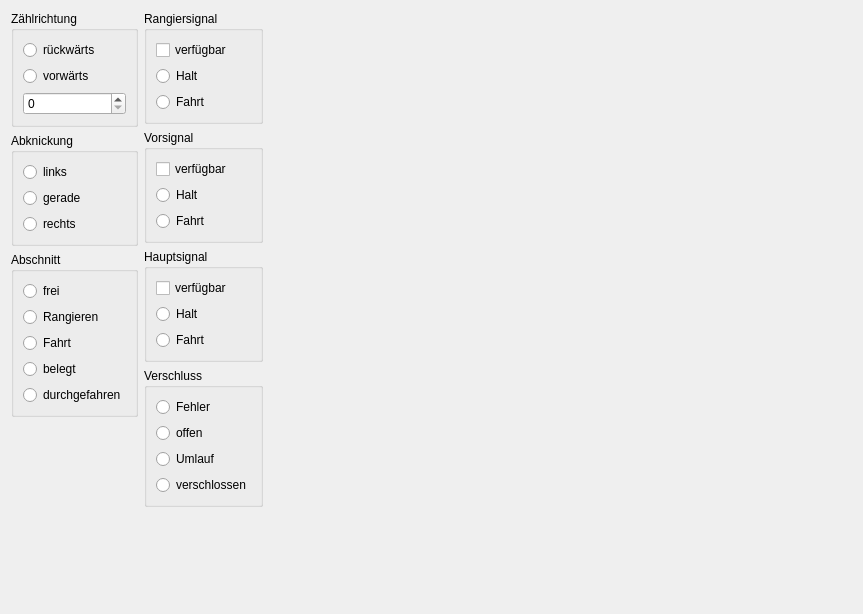
<?xml version="1.0" encoding="UTF-8"?>
<ui version="4.0">
 <class>SignalStudy</class>
 <widget class="QWidget" name="SignalStudy">
  <property name="geometry">
   <rect>
    <x>0</x>
    <y>0</y>
    <width>863</width>
    <height>614</height>
   </rect>
  </property>
  <property name="windowTitle">
   <string>Form</string>
  </property>
  <layout class="QHBoxLayout" name="horizontalLayout">
   <item>
    <layout class="QVBoxLayout" name="verticalLayout_6">
     <item>
      <widget class="QGroupBox" name="groupBox_2">
       <property name="title">
        <string>Zählrichtung</string>
       </property>
       <layout class="QVBoxLayout" name="verticalLayout_3">
        <item>
         <widget class="QRadioButton" name="backwardButton">
          <property name="text">
           <string>rückwärts</string>
          </property>
         </widget>
        </item>
        <item>
         <widget class="QRadioButton" name="forwardButton">
          <property name="text">
           <string>vorwärts</string>
          </property>
         </widget>
        </item>
        <item>
         <widget class="QSpinBox" name="extensionBox">
          <property name="maximum">
           <number>8</number>
          </property>
         </widget>
        </item>
       </layout>
      </widget>
     </item>
     <item>
      <widget class="QGroupBox" name="groupBox">
       <property name="title">
        <string>Abknickung</string>
       </property>
       <layout class="QVBoxLayout" name="verticalLayout_8">
        <item>
         <widget class="QRadioButton" name="leftBendButton">
          <property name="text">
           <string>links</string>
          </property>
         </widget>
        </item>
        <item>
         <widget class="QRadioButton" name="straightButton">
          <property name="text">
           <string>gerade</string>
          </property>
         </widget>
        </item>
        <item>
         <widget class="QRadioButton" name="rightBendButton">
          <property name="text">
           <string>rechts</string>
          </property>
         </widget>
        </item>
       </layout>
      </widget>
     </item>
     <item>
      <widget class="QGroupBox" name="groupBox_4">
       <property name="title">
        <string>Abschnitt</string>
       </property>
       <layout class="QVBoxLayout" name="verticalLayout_4">
        <item>
         <widget class="QRadioButton" name="freeButton">
          <property name="text">
           <string>frei</string>
          </property>
         </widget>
        </item>
        <item>
         <widget class="QRadioButton" name="shuntButton">
          <property name="text">
           <string>Rangieren</string>
          </property>
         </widget>
        </item>
        <item>
         <widget class="QRadioButton" name="tourButton">
          <property name="text">
           <string>Fahrt</string>
          </property>
         </widget>
        </item>
        <item>
         <widget class="QRadioButton" name="occupiedButton">
          <property name="text">
           <string>belegt</string>
          </property>
         </widget>
        </item>
        <item>
         <widget class="QRadioButton" name="passedButton">
          <property name="text">
           <string>durchgefahren</string>
          </property>
         </widget>
        </item>
       </layout>
      </widget>
     </item>
     <item>
      <spacer name="verticalSpacer">
       <property name="orientation">
        <enum>Qt::Vertical</enum>
       </property>
       <property name="sizeHint" stdset="0">
        <size>
         <width>20</width>
         <height>40</height>
        </size>
       </property>
      </spacer>
     </item>
    </layout>
   </item>
   <item>
    <layout class="QVBoxLayout" name="verticalLayout_7">
     <item>
      <widget class="QGroupBox" name="groupBox_1">
       <property name="title">
        <string>Rangiersignal</string>
       </property>
       <layout class="QVBoxLayout" name="verticalLayout">
        <item>
         <widget class="QCheckBox" name="availableButton_1">
          <property name="text">
           <string>verfügbar</string>
          </property>
         </widget>
        </item>
        <item>
         <widget class="QRadioButton" name="stopButton_1">
          <property name="text">
           <string>Halt</string>
          </property>
         </widget>
        </item>
        <item>
         <widget class="QRadioButton" name="goButton_1">
          <property name="text">
           <string>Fahrt</string>
          </property>
         </widget>
        </item>
       </layout>
      </widget>
     </item>
     <item>
      <widget class="QGroupBox" name="groupBox_3">
       <property name="title">
        <string>Vorsignal</string>
       </property>
       <layout class="QVBoxLayout" name="verticalLayout_2">
        <item>
         <widget class="QCheckBox" name="availableButton_2">
          <property name="text">
           <string>verfügbar</string>
          </property>
         </widget>
        </item>
        <item>
         <widget class="QRadioButton" name="stopButton_2">
          <property name="text">
           <string>Halt</string>
          </property>
         </widget>
        </item>
        <item>
         <widget class="QRadioButton" name="goButton_2">
          <property name="text">
           <string>Fahrt</string>
          </property>
         </widget>
        </item>
       </layout>
      </widget>
     </item>
     <item>
      <widget class="QGroupBox" name="groupBox_5">
       <property name="title">
        <string>Hauptsignal</string>
       </property>
       <layout class="QVBoxLayout" name="verticalLayout_5">
        <item>
         <widget class="QCheckBox" name="availableButton_3">
          <property name="text">
           <string>verfügbar</string>
          </property>
         </widget>
        </item>
        <item>
         <widget class="QRadioButton" name="stopButton_3">
          <property name="text">
           <string>Halt</string>
          </property>
         </widget>
        </item>
        <item>
         <widget class="QRadioButton" name="goButton_3">
          <property name="text">
           <string>Fahrt</string>
          </property>
         </widget>
        </item>
       </layout>
      </widget>
     </item>
     <item>
      <widget class="QGroupBox" name="groupBox_6">
       <property name="title">
        <string>Verschluss</string>
       </property>
       <layout class="QVBoxLayout" name="verticalLayout_9">
        <item>
         <widget class="QRadioButton" name="errorButton">
          <property name="text">
           <string>Fehler</string>
          </property>
         </widget>
        </item>
        <item>
         <widget class="QRadioButton" name="openButton">
          <property name="text">
           <string>offen</string>
          </property>
         </widget>
        </item>
        <item>
         <widget class="QRadioButton" name="pendingButton">
          <property name="text">
           <string>Umlauf</string>
          </property>
         </widget>
        </item>
        <item>
         <widget class="QRadioButton" name="lockedButton">
          <property name="text">
           <string>verschlossen</string>
          </property>
         </widget>
        </item>
       </layout>
      </widget>
     </item>
     <item>
      <spacer name="verticalSpacer_2">
       <property name="orientation">
        <enum>Qt::Vertical</enum>
       </property>
       <property name="sizeHint" stdset="0">
        <size>
         <width>20</width>
         <height>40</height>
        </size>
       </property>
      </spacer>
     </item>
    </layout>
   </item>
   <item>
    <widget class="QWidget" name="symbolWidget" native="true">
     <property name="sizePolicy">
      <sizepolicy hsizetype="Preferred" vsizetype="Preferred">
       <horstretch>3</horstretch>
       <verstretch>0</verstretch>
      </sizepolicy>
     </property>
     <widget class="mrw::ui::SignalWidget" name="smallSignalWidget" native="true">
      <property name="geometry">
       <rect>
        <x>30</x>
        <y>330</y>
        <width>40</width>
        <height>40</height>
       </rect>
      </property>
     </widget>
     <widget class="mrw::ui::SignalWidget" name="bigSignalWidget" native="true">
      <property name="geometry">
       <rect>
        <x>30</x>
        <y>30</y>
        <width>200</width>
        <height>200</height>
       </rect>
      </property>
     </widget>
    </widget>
   </item>
  </layout>
 </widget>
 <customwidgets>
  <customwidget>
   <class>mrw::ui::SignalWidget</class>
   <extends>QWidget</extends>
   <header location="global">ui/signalwidget.h</header>
   <container>1</container>
  </customwidget>
 </customwidgets>
 <tabstops>
  <tabstop>backwardButton</tabstop>
  <tabstop>forwardButton</tabstop>
  <tabstop>extensionBox</tabstop>
  <tabstop>freeButton</tabstop>
  <tabstop>shuntButton</tabstop>
  <tabstop>tourButton</tabstop>
  <tabstop>occupiedButton</tabstop>
  <tabstop>passedButton</tabstop>
  <tabstop>availableButton_1</tabstop>
  <tabstop>stopButton_1</tabstop>
  <tabstop>goButton_1</tabstop>
  <tabstop>availableButton_2</tabstop>
  <tabstop>stopButton_2</tabstop>
  <tabstop>goButton_2</tabstop>
  <tabstop>availableButton_3</tabstop>
  <tabstop>stopButton_3</tabstop>
  <tabstop>goButton_3</tabstop>
 </tabstops>
 <resources/>
 <connections/>
</ui>
